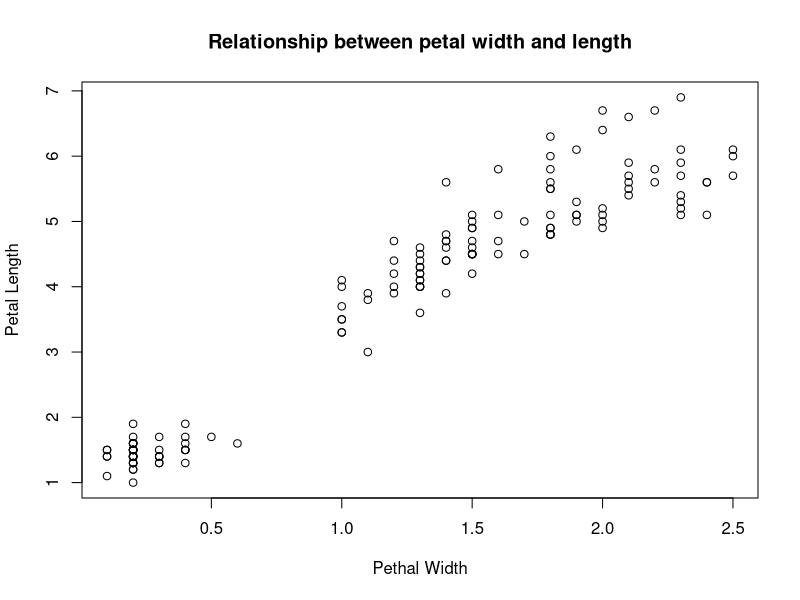
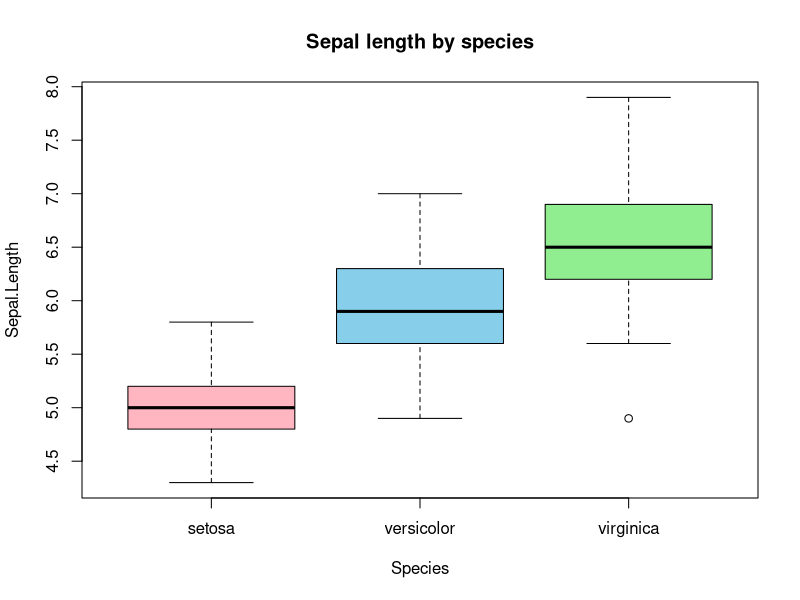
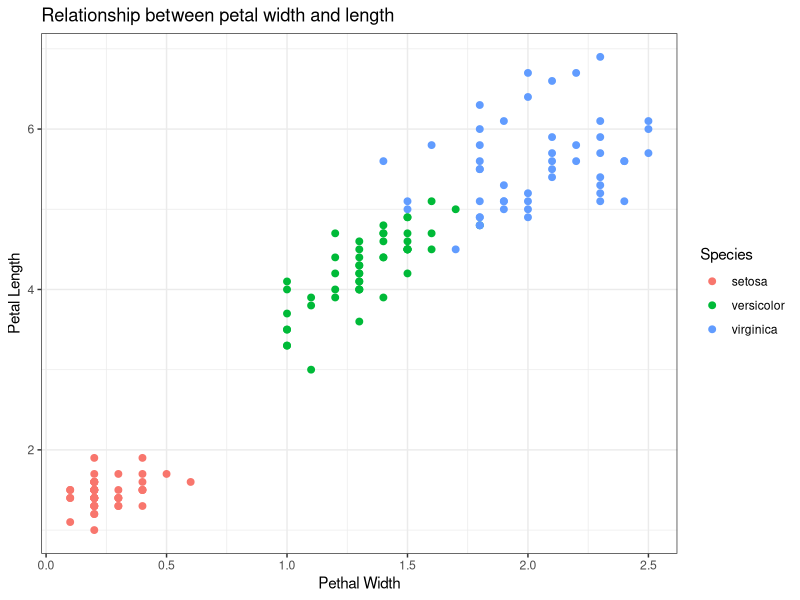
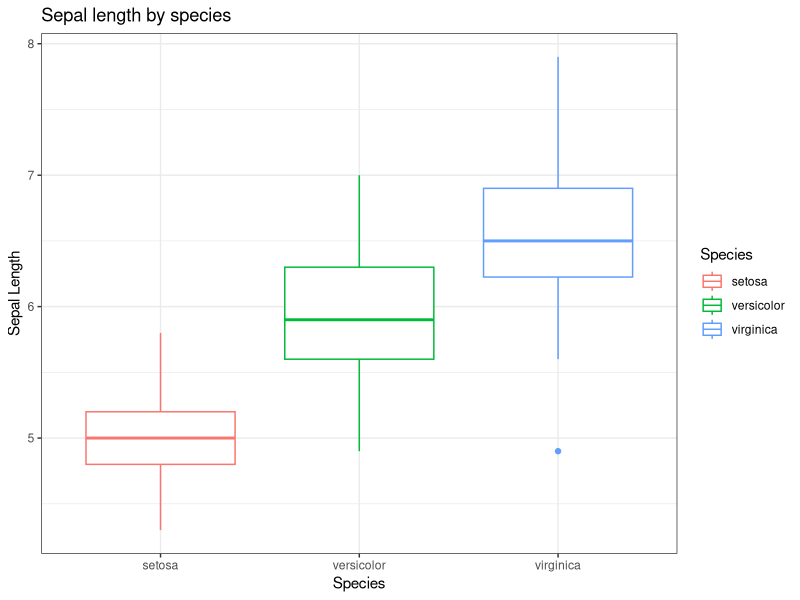
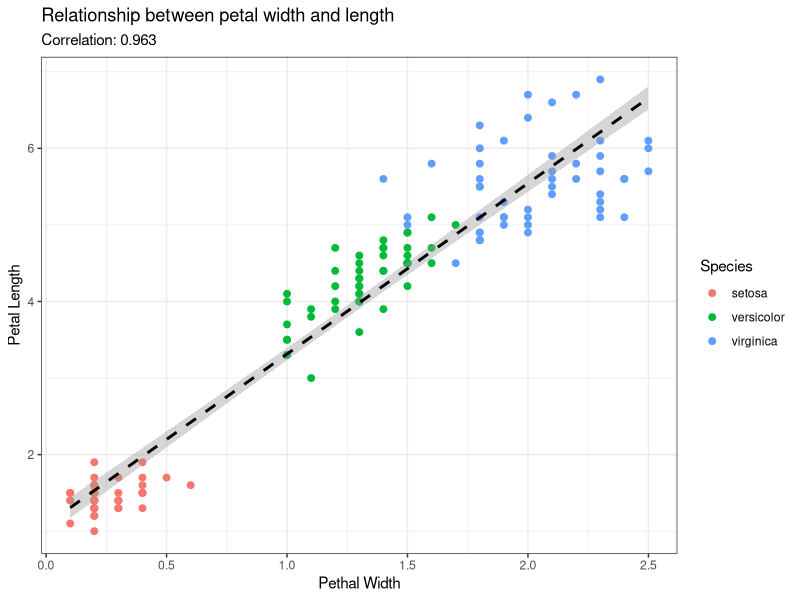

R code for these plots, in order:
############################################################
# R Basics Exercise
# Goal: Practice data exploration and visualization
############################################################


# ---------------------------
# 1. Load the Data
# ---------------------------

# Load the built-in datasets package ((it's built into R, so no need to install it))
library(datasets)

  
  # ---------------------------
# 2. Explore the Data
# ---------------------------

# Display the dataset
iris

# What is the data type of iris?
class(iris)
  
# Display the first 6 rows
# HINT: Use the `head()` function
head(iris)

# Get a summary of the dataset (mean, min, max, etc.)  
summary(iris)

# Show the structure of the dataset (data types, number of rows/columns)  
str(iris)

  
# ---------------------------
# Question
# ---------------------------

# What is different about the Species column compared to the others?
## Species shows strings, whereas all other columns show numbers.  

# ---------------------------
# 3. Factors
# ---------------------------

# Check the class of Species
class(iris$Species)
  
# What are the levels (categories) of Species?
levels(iris$Species)
  
# What is a factor in R?
## A factor in R is a variable that has different levels, that can be used 
## to have categories to group your variables. 
  
# ---------------------------
# 4. Assign Variables
# ---------------------------

# Assign petal width and petal length to variables
x <- iris$Petal.Width
y <- iris$Petal.Length
    
# What type of data is stored in x?
class(x)  
## numeric 
    
# ---------------------------
# 5. Base R Visualization
# ---------------------------

## 5a. Scatter plot

# Create a scatter plot to display the relationship between petal width and petal length  
plot(x,y, xlab = 'Pethal Width', ylab = 'Petal Length', 
     main = 'Relationship between petal width and length')

# What relationship do you observe?
## I observe a positive relationship, as the width of the petal increases, also the length does. 
    
## 5b. Box plot

# Create a boxplot of Sepal Length by Species
boxplot(Sepal.Length ~ Species, data = iris, 
        main = 'Sepal length by species', 
        col = c('lightpink', 'skyblue', 'lightgreen'))
    
# Which species has the largest values?
## virginica has the largest values.    
    
# ---------------------------
# 6. Extra Practice: Beautify your plots with ggplot2 
# ---------------------------
  
# first install package ggplot2 and then Load ggplot2
install.packages("ggplot2")
library(ggplot2)    

# Scatter plot with color by species
ggplot(data = iris, mapping = aes(x = Petal.Width, y = Petal.Length, col = Species)) +
  geom_point(size = 2) + 
  labs(title = 'Relationship between petal width and length', x = 'Pethal Width', y = 'Petal Length' ) +
  theme_bw()


# Boxplot using ggplot2
ggplot(data = iris, mapping = aes(Species, Sepal.Length, col = Species)) + 
  geom_boxplot() +
  labs(title = 'Sepal length by species', x = 'Species', y = 'Sepal Length') +
  theme_bw()
    

# ---------------------------
# 7. Extra Practice
# ---------------------------
    

# Compute mean Petal Length for each species
library(dplyr)
iris %>% group_by(Species) %>% summarise(mean_petal_length_species = mean(Petal.Length))


# Compute correlation between Petal Length and Width
cor(iris$Petal.Length, iris$Petal.Width)
  
# How would you visualize this relationship?
# What type of plot would you choose?
# Can you add a trend line?
ggplot(data = iris, mapping = aes(x = Petal.Width, y = Petal.Length)) +
  geom_point(size = 2, aes(color = Species)) + 
  labs(title = 'Relationship between petal width and length', x = 'Pethal Width', y = 'Petal Length' , 
       subtitle = paste('Correlation:', round(cor(iris$Petal.Length, iris$Petal.Width), 3))) +
  theme_bw() + 
  geom_smooth(position = 'identity', method = 'lm', linetype = "dashed", color = 'black')
  
############################################################
# End of Exercise
############################################################
